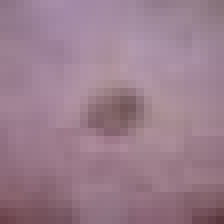
#> input picture legacy_first_agent/output/platform/final_output/input.png, 28 x 28 px (shown 8 times larger)
$ python d4_augmentation.py -i ../output/platform/final_output/input.png
#> lines starting #> are read from the running program, lines starting #| are printed output that depends on the picture
"""
Augmentation D4 (gruppo diedrale) per immagini di lesioni cutanee — Livello A.

PERCHE' D4
----------
Le immagini dermatoscopiche non hanno un orientamento canonico (non esiste un "alto"
o un "basso" clinicamente definito) e nel dataset DermaMNIST la lesione e' sistematicamente
centrata nel frame. Le 8 simmetrie del quadrato — 4 rotazioni per {identita', specchiatura} —
sono quindi trasformazioni **label-preserving per costruzione**: una lesione ruotata di 90 gradi
resta esattamente la stessa diagnosi.

Sono inoltre **permutazioni esatte dei pixel**: nessuna interpolazione, nessun pixel di
riempimento ai bordi, nessuna perdita di informazione. A 28x28, dove ogni pixel conta, questa
proprieta' e' decisiva: e' l'unica augmentation attivabile senza doverne prima misurare
sperimentalmente il beneficio.

Riferimenti nell'EDA (`dermaMNIST_eda.ipynb`): §5 (lesione centrata, isotropia delle immagini
medie per classe) e la discussione sulle augmentation sicure a bassa risoluzione.

USO COME LIBRERIA
-----------------
    from d4_augmentation import expand_d4, random_d4, apply_d4

    variants = expand_d4(img)              # dict: 8 varianti, nome -> array
    aug, name = random_d4(img, seed=42)    # una variante casuale, riproducibile
    rotated = apply_d4(img, "r90")         # una variante specifica

USO DA RIGA DI COMANDO (pensato per invocazione da parte di un agente)
----------------------------------------------------------------------
    python d4_augmentation.py --describe
    python d4_augmentation.py --input lesione.png --outdir out/ --json
    python d4_augmentation.py --input lesione.png --variant random --seed 7 --outdir out/
    python d4_augmentation.py --input lesione.png --outdir out/ --contact-sheet
    python d4_augmentation.py --self-test

Dipendenze: numpy (obbligatoria), Pillow (solo per leggere/scrivere file immagine).
"""

from __future__ import annotations

import argparse
import json
import sys
from pathlib import Path

import numpy as np

__all__ = [
    "D4_VARIANTS",
    "apply_d4",
    "expand_d4",
    "random_d4",
    "load_image",
    "save_variants",
    "contact_sheet",
    "describe",
    "self_test",
]

# Le 8 trasformazioni del gruppo diedrale D4.
# Convenzione: "m_" indica una specchiatura orizzontale applicata PRIMA della rotazione;
# "rK" indica una rotazione di K gradi in senso antiorario.
D4_VARIANTS: tuple[str, ...] = (
    "r0",      # identita'
    "r90",
    "r180",
    "r270",
    "m_r0",    # sola specchiatura orizzontale
    "m_r90",
    "m_r180",
    "m_r270",
)

_ROTATION_STEPS = {"r0": 0, "r90": 1, "r180": 2, "r270": 3}

# Estensioni riconosciute come file immagine; tutto il resto viene tentato come .npy.
_IMAGE_SUFFIXES = {".png", ".jpg", ".jpeg", ".bmp", ".tif", ".tiff", ".webp"}


# --------------------------------------------------------------------------------------
# Validazione
# --------------------------------------------------------------------------------------

def _validate_image(image: np.ndarray) -> np.ndarray:
    """Verifica che l'input sia un'immagine singola in formato HWC o HW.

    Solleva ValueError con un messaggio azionabile: chi chiama (agente incluso) deve poter
    capire dal solo messaggio come correggere l'input.
    """
    if not isinstance(image, np.ndarray):
        raise ValueError(
            f"Atteso numpy.ndarray, ricevuto {type(image).__name__}. "
            "Usa load_image() per leggere un file, oppure converti l'input con np.asarray()."
        )
    if image.ndim == 2:
        return image
    if image.ndim == 3:
        if image.shape[2] not in (1, 3, 4):
            raise ValueError(
                f"Shape {image.shape}: atteso layout HWC con 1, 3 o 4 canali nell'ultima "
                "dimensione. Se l'array e' in formato CHW (canali per primi), trasponilo con "
                "np.transpose(image, (1, 2, 0))."
            )
        return image
    raise ValueError(
        f"Shape {image.shape} con {image.ndim} dimensioni: attesa una singola immagine "
        "(HW oppure HWC). Per un batch, applica la funzione a un'immagine alla volta."
    )


def _validate_variant(variant: str) -> str:
    if variant not in D4_VARIANTS:
        raise ValueError(
            f"Variante '{variant}' non riconosciuta. Valori ammessi: {', '.join(D4_VARIANTS)}."
        )
    return variant


# --------------------------------------------------------------------------------------
# Trasformazioni
# --------------------------------------------------------------------------------------

def apply_d4(image: np.ndarray, variant: str) -> np.ndarray:
    """Applica una singola trasformazione del gruppo D4.

    Args:
        image: immagine come array HW (scala di grigi) o HWC (1, 3 o 4 canali).
            Qualsiasi dtype: i valori non vengono mai modificati, solo riposizionati.
        variant: uno dei nomi in `D4_VARIANTS`.

    Returns:
        Un nuovo array contiguo con gli stessi pixel dell'input, riordinati.
        Su immagini non quadrate le rotazioni di 90 e 270 gradi scambiano altezza e larghezza.

    Nota implementativa: il risultato e' reso contiguo con `np.ascontiguousarray` perche'
    `np.rot90` e `np.fliplr` restituiscono viste con stride negativi, che `torch.from_numpy`
    rifiuta. Restituire array contigui evita l'errore a valle nella pipeline di training.
    """
    image = _validate_image(image)
    variant = _validate_variant(variant)

    out = image
    if variant.startswith("m_"):
        out = np.fliplr(out)          # specchiatura orizzontale (asse larghezza)
        variant = variant[2:]
    steps = _ROTATION_STEPS[variant]
    if steps:
        out = np.rot90(out, k=steps, axes=(0, 1))   # antiorario nel piano HW
    return np.ascontiguousarray(out)


def expand_d4(image: np.ndarray) -> dict[str, np.ndarray]:
    """Genera tutte e 8 le varianti D4 di un'immagine.

    Returns:
        Dizionario ordinato come `D4_VARIANTS`: nome della variante -> array.

    Le 8 varianti sono distinte per un'immagine generica, ma possono coincidere se l'immagine
    ha simmetrie proprie (ad esempio un'immagine uniforme produce 8 array identici).
    """
    return {name: apply_d4(image, name) for name in D4_VARIANTS}


# [25 lines left out: function random_d4, not called in this run]


# --------------------------------------------------------------------------------------
# I/O
# --------------------------------------------------------------------------------------

def load_image(path: str | Path) -> np.ndarray:
    """Carica un'immagine da file in un array HWC (o HW per la scala di grigi).

    Supporta i formati immagine comuni tramite Pillow e i file `.npy` tramite numpy.
    Le immagini con palette o con modalita' insolite vengono convertite in RGB.
    """
    path = Path(path)
    if not path.exists():
        raise FileNotFoundError(f"File non trovato: {path}")

    if path.suffix.lower() == ".npy":
        return _validate_image(np.load(path))

    if path.suffix.lower() not in _IMAGE_SUFFIXES:
        raise ValueError(
            f"Estensione '{path.suffix}' non supportata. "
            f"Formati immagine: {', '.join(sorted(_IMAGE_SUFFIXES))}; oppure un file .npy."
        )

    try:
        from PIL import Image
    except ImportError as exc:  # pragma: no cover - Pillow e' nel venv del progetto
        raise ImportError(
            "Pillow serve per leggere file immagine. Installalo con `pip install pillow`, "
            "oppure fornisci l'immagine come file .npy."
        ) from exc

    with Image.open(path) as im:
#> im is the input picture: PIL image 28x28 RGB; mean R, G, B 154.8, 125.3, 141
        if im.mode not in ("L", "RGB", "RGBA"):
            im = im.convert("RGB")
        return _validate_image(np.asarray(im))


# [218 lines left out: functions save_variants, _render_tile, contact_sheet, describe, self_test, not called in this run]


# --------------------------------------------------------------------------------------
# CLI
# --------------------------------------------------------------------------------------

def _build_parser() -> argparse.ArgumentParser:
    parser = argparse.ArgumentParser(
        prog="d4_augmentation.py",
        description="Applica l'augmentation D4 (8 simmetrie del quadrato) a un'immagine.",
        formatter_class=argparse.RawDescriptionHelpFormatter,
        epilog=(
            "Esempi:\n"
            "  python d4_augmentation.py --describe\n"
            "  python d4_augmentation.py --self-test\n"
            "  python d4_augmentation.py --input lesione.png --outdir out/\n"
            "  python d4_augmentation.py --input lesione.png --variant random --seed 7 --json\n"
            "  python d4_augmentation.py --input lesione.png --outdir out/ --contact-sheet\n"
        ),
    )
    parser.add_argument("--input", "-i", help="Percorso dell'immagine (.png/.jpg/.npy).")
    parser.add_argument(
        "--variant",
        "-v",
        default="all",
        help="Variante da applicare: uno dei nomi D4, 'all' (default) o 'random'.",
    )
    parser.add_argument("--outdir", "-o", help="Cartella dove scrivere le varianti. Se omessa, non scrive nulla.")
    parser.add_argument("--seed", type=int, help="Seed per --variant random (rende l'esito riproducibile).")
    parser.add_argument(
        "--contact-sheet",
        action="store_true",
        help="Scrive anche un provino d'insieme: una griglia etichettata di tutte le varianti. "
             "Richiede --outdir e ha senso solo con --variant all.",
    )
    parser.add_argument("--json", action="store_true", help="Stampa il risultato in JSON.")
    parser.add_argument("--describe", action="store_true", help="Stampa in JSON le capacita' del modulo ed esce.")
    parser.add_argument("--self-test", action="store_true", help="Esegue i controlli interni ed esce.")
    return parser


def main(argv: list[str] | None = None) -> int:
    parser = _build_parser()
    args = parser.parse_args(argv)

    if args.describe:
        print(json.dumps(describe(), indent=2, ensure_ascii=False))
        return 0

    if args.self_test:
        result = self_test()
        print(json.dumps(result, indent=2, ensure_ascii=False))
        return 0 if result["passed"] else 1

    if not args.input:
        parser.error("serve --input (oppure usa --describe / --self-test).")

    try:
        image = load_image(args.input)
    except (FileNotFoundError, ValueError, ImportError) as exc:
        print(json.dumps({"status": "error", "message": str(exc)}, ensure_ascii=False))
        return 1

    try:
        if args.variant == "all":
            variants = expand_d4(image)
#> call 2 of apply_d4, with variant = 'r90'
#> in apply_d4 (call 2), `out = np.rot90(out, k=steps, axes=(0, 1))`:
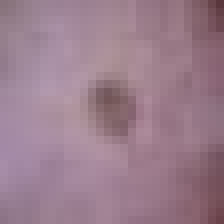
#> out: shape (28, 28, 3) (shown 8 times larger); mean R, G, B 154.8, 125.3, 141
#> call 3 of apply_d4, with variant = 'r180'
#> in apply_d4 (call 3), `out = np.rot90(out, k=steps, axes=(0, 1))`:
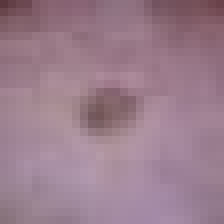
#> out: shape (28, 28, 3) (shown 8 times larger); mean R, G, B 154.8, 125.3, 141
#> call 4 of apply_d4, with variant = 'r270'
#> in apply_d4 (call 4), `out = np.rot90(out, k=steps, axes=(0, 1))`:
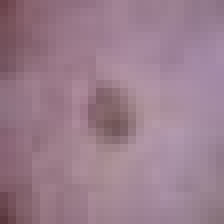
#> out: shape (28, 28, 3) (shown 8 times larger); mean R, G, B 154.8, 125.3, 141
#> in apply_d4 (call 5), `out = np.fliplr(out)`:
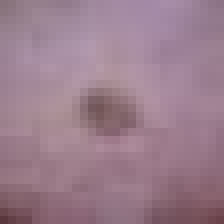
#> out: shape (28, 28, 3) (shown 8 times larger); mean R, G, B 154.8, 125.3, 141
#> in apply_d4 (call 6), `out = np.rot90(out, k=steps, axes=(0, 1))`:
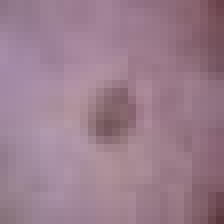
#> out: shape (28, 28, 3) (shown 8 times larger); mean R, G, B 154.8, 125.3, 141
#> in apply_d4 (call 7), `out = np.rot90(out, k=steps, axes=(0, 1))`:
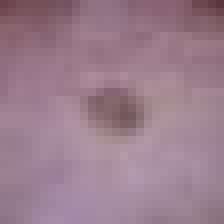
#> out: shape (28, 28, 3) (shown 8 times larger); mean R, G, B 154.8, 125.3, 141
#> in apply_d4 (call 8), `out = np.rot90(out, k=steps, axes=(0, 1))`:
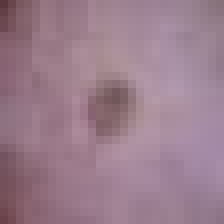
#> out: shape (28, 28, 3) (shown 8 times larger); mean R, G, B 154.8, 125.3, 141
#> variants = 8 items
        elif args.variant == "random":
            aug, name = random_d4(image, seed=args.seed)
            variants = {name: aug}
        else:
            variants = {args.variant: apply_d4(image, args.variant)}
    except ValueError as exc:
        print(json.dumps({"status": "error", "message": str(exc)}, ensure_ascii=False))
        return 1

    stem = Path(args.input).stem
    written = save_variants(variants, args.outdir, stem=stem) if args.outdir else {}
#> written = 0 items

    sheet_path = None
    if args.contact_sheet:
        if not args.outdir:
            print(json.dumps(
                {"status": "error", "message": "--contact-sheet richiede anche --outdir."},
                ensure_ascii=False,
            ))
            return 1
        sheet_path = str(Path(args.outdir) / f"{stem}__provino.png")
        contact_sheet(variants, title=Path(args.input).name).save(sheet_path)

    result = {
        "status": "ok",
        "input": str(args.input),
        "input_shape": list(image.shape),
        "input_dtype": str(image.dtype),
        "n_variants": len(variants),
        "variants": [
            {
                "name": name,
                "shape": list(arr.shape),
                "path": written.get(name),
            }
            for name, arr in variants.items()
        ],
        "written_to": str(args.outdir) if args.outdir else None,
        "contact_sheet": sheet_path,
    }

    if args.json:
        print(json.dumps(result, indent=2, ensure_ascii=False))
    else:
        print(f"Input : {args.input}  shape={tuple(image.shape)} dtype={image.dtype}")
#| Input : ../output/platform/final_output/input.png  shape=(28, 28, 3) dtype=uint8
        print(f"Varianti generate: {len(variants)}")
#| Varianti generate: 8
        for name, arr in variants.items():
            dest = written.get(name)
            print(f"  {name:<8} shape={tuple(arr.shape)}" + (f"  -> {dest}" if dest else ""))
#> this loop made 8 passes
#> name on passes 1 to 8: 'r0', 'r90', 'r180', 'r270', 'm_r0', 'm_r90', 'm_r180', 'm_r270'
#|   r0       shape=(28, 28, 3)
#|   r90      shape=(28, 28, 3)
#|   r180     shape=(28, 28, 3)
#|   r270     shape=(28, 28, 3)
#|   m_r0     shape=(28, 28, 3)
#|   m_r90    shape=(28, 28, 3)
#|   m_r180   shape=(28, 28, 3)
#|   m_r270   shape=(28, 28, 3)
        if sheet_path:
            print(f"\nProvino d'insieme: {sheet_path}")
        if not args.outdir:
            print("\nNessun file scritto (--outdir non specificata).")

    return 0


if __name__ == "__main__":
    sys.exit(main())
#> (the program exits here)
